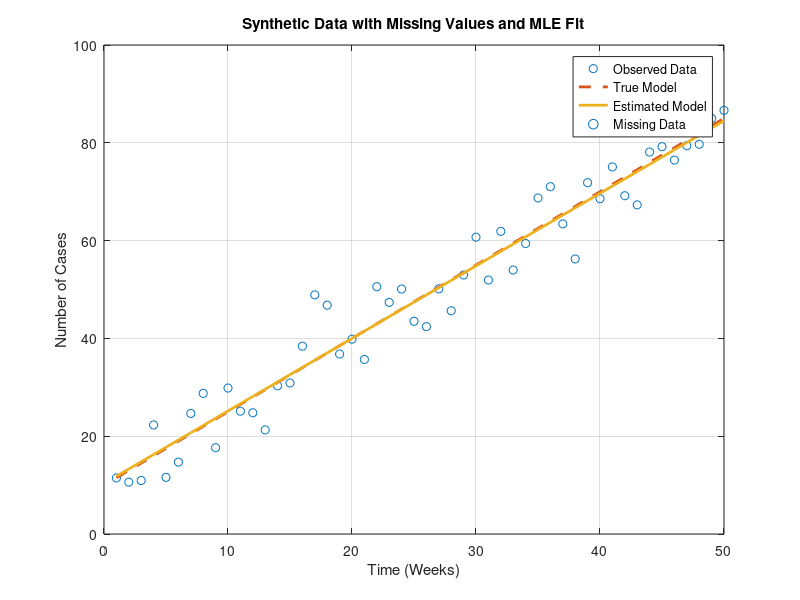

Here is the MATLAB script that generated this plot:

%Generate synthetic data with a least squares model.
%Introduce missing data.
%Implement the MLE to estimate parameters.
%Here's an example MATLAB code to demonstrate this process:
% Step 1: Generate synthetic data
rng(42); % Set random seed for reproducibility

% True parameters of the model
true_slope = 1.5;
true_intercept = 10;

% Generate synthetic data
time_in_weeks = 1:50;
true_cases = true_slope * time_in_weeks + true_intercept;

% Add noise to the data
noise = 5 * randn(size(time_in_weeks));
observed_cases = true_cases + noise;

% Step 2: Introduce missing data
missing_data_percentage = 0.2; % 20% missing data
num_missing_points = round(missing_data_percentage * length(time_in_weeks));

% Randomly select points to be missing
missing_indices = randperm(length(time_in_weeks), num_missing_points);

% Create a copy of the observed cases with missing values
missing_data_cases = observed_cases;
missing_data_cases(missing_indices) = NaN;

% Step 3: Implement MLE to estimate parameters
% Define the likelihood function for the least squares model
likelihood_function = @(params) sum((observed_cases - params(1) * time_in_weeks - params(2)).^2);

% Use fminsearch to find parameters that maximize the likelihood
initial_guess = [1, 5]; % Initial guess for the slope and intercept
estimated_params = fminsearch(likelihood_function, initial_guess);

% Display true and estimated parameters
disp('True Parameters:');
disp(['True Slope: ' num2str(true_slope)]);
disp(['True Intercept: ' num2str(true_intercept)]);
disp(' ');

disp('Estimated Parameters using MLE:');
disp(['Estimated Slope: ' num2str(estimated_params(1))]);
disp(['Estimated Intercept: ' num2str(estimated_params(2))]);

% Plot the synthetic data
figure;
plot(time_in_weeks, observed_cases, 'o', 'DisplayName', 'Observed Data');
hold on;
plot(time_in_weeks, true_cases, '--', 'LineWidth', 2, 'DisplayName', 'True Model');
plot(time_in_weeks, estimated_params(1) * time_in_weeks + estimated_params(2), '-', 'LineWidth', 2, 'DisplayName', 'Estimated Model');
scatter(time_in_weeks(missing_indices), missing_data_cases(missing_indices), 50, 'rx', 'DisplayName', 'Missing Data');
xlabel('Time (Weeks)');
ylabel('Number of Cases');
title('Synthetic Data with Missing Values and MLE Fit');
legend('Location', 'Best');
grid on;
hold off;

%Maximum Likelihood Estimation (MLE) is a method used to estimate the parameters of a statistical model by maximizing the likelihood function. However, when dealing with missing data, the likelihood function needs to account for the missing values. This often involves considering the joint likelihood of the observed data and the missing data.

%One common approach is to use the Expectation-Maximization (EM) algorithm, which iteratively estimates missing data and updates the parameter estimates. The EM algorithm alternates between an E-step (Expectation) and an M-step (Maximization) until convergence.

%Here's a simplified explanation of how EM works in the context of missing data:

%Expectation (E-step): Compute the expected value of the missing data given the observed data and current parameter estimates.
%Maximization (M-step): Maximize the likelihood function based on both the observed and imputed (estimated) data, updating the parameter estimates.
%Repeat the E-step and M-step until convergence.
%Implementing EM can be more involved than the previous example I provided for complete data. Below is a simple MATLAB example using the EM algorithm to estimate parameters for a linear regression model with missing data:


rng(42); % Set random seed for reproducibility

% True parameters of the model
true_slope = 1.5;
true_intercept = 10;

% Generate synthetic data
time_in_weeks = 1:50;
true_cases = true_slope * time_in_weeks + true_intercept;

% Add noise to the data
noise = 5 * randn(size(time_in_weeks));
observed_cases = true_cases + noise;

% Introduce missing data
missing_data_percentage = 0.2; % 20% missing data
num_missing_points = round(missing_data_percentage * length(time_in_weeks));
missing_indices = randperm(length(time_in_weeks), num_missing_points);
observed_cases_with_missing = observed_cases;
observed_cases_with_missing(missing_indices) = NaN;

% Initialize parameters
initial_guess = [1, 5]; % Initial guess for the slope and intercept
current_params = initial_guess;

% EM Algorithm
max_iter = 100;
tolerance = 1e-6;
iter = 1;

while iter <= max_iter
    % E-step: Impute missing data using current parameter estimates
    imputed_data = current_params(1) * time_in_weeks + current_params(2);
    observed_cases_with_missing(missing_indices) = imputed_data(missing_indices);
    
    % M-step: Maximize the likelihood function and update parameter estimates
    updated_params = fminsearch(@(params) sum((observed_cases_with_missing - params(1) * time_in_weeks - params(2)).^2), current_params);
    
    % Check for convergence
    if norm(updated_params - current_params) < tolerance
        break;
    end
    
    % Update parameters for the next iteration
    current_params = updated_params;
    iter = iter + 1;
end

% Display true and estimated parameters
disp('True Parameters:');
disp(['True Slope: ' num2str(true_slope)]);
disp(['True Intercept: ' num2str(true_intercept)]);
disp(' ');

disp('Estimated Parameters using EM:');
disp(['Estimated Slope: ' num2str(current_params(1))]);
disp(['Estimated Intercept: ' num2str(current_params(2))]);
